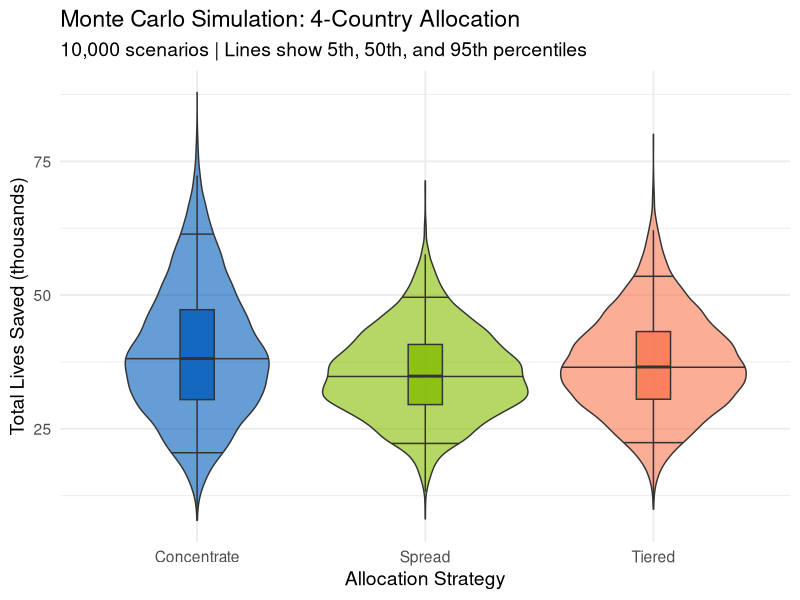
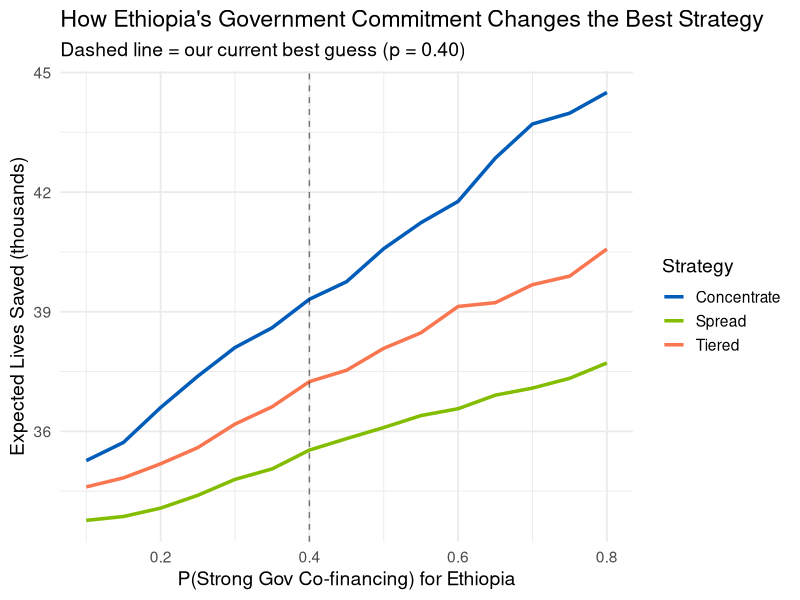

Reproduce these figures in R, in order.
## ---- chunk 1
#| label: setup-countries
#| echo: true

set.seed(42)
n_sims <- 10000

# Four countries with public-data-inspired parameters
countries <- data.frame(
  country    = c("Ethiopia", "Tanzania", "Rwanda", "Nigeria"),
  lives_per_M = c(610, 462, 356, 520),    # expected lives saved per $1M
  sd_per_M    = c(185, 130, 95, 160),      # uncertainty in effectiveness
  p_high_gov  = c(0.40, 0.45, 0.50, 0.30) # P(strong gov co-financing)
)

countries
## ---- chunk 2
#| label: simulate-function
#| echo: true

simulate_outcomes <- function(alloc, countries, n_sims) {
  total_lives <- numeric(n_sims)
  for (i in 1:n_sims) {
    lives <- 0
    for (j in 1:nrow(countries)) {
      # Draw a government co-financing scenario
      gov <- sample(c("High", "Med", "Low"), 1,
                    prob = c(countries$p_high_gov[j],
                             1 - countries$p_high_gov[j] - 0.10,
                             0.10))
      multiplier <- switch(gov, High = 1.0, Med = 0.6, Low = 0.25)

      # Lives saved = allocation share * random effectiveness * multiplier
      lives_j <- alloc[j] *
        rnorm(1, countries$lives_per_M[j], countries$sd_per_M[j]) *
        multiplier
      lives <- lives + max(0, lives_j)
    }
    total_lives[i] <- lives
  }
  total_lives
}
## ---- chunk 3
#| label: compare-strategies
#| echo: true
#| fig-width: 10
#| fig-height: 5

library(ggplot2)

# Three allocation strategies (% of budget to each country)
#                     Ethiopia  Tanzania  Rwanda  Nigeria
strat_concentrate <- c(55,       15,       10,     20)
strat_spread      <- c(25,       25,       25,     25)
strat_tiered      <- c(35,       25,       15,     25)

# Run simulations
sim_conc   <- simulate_outcomes(strat_concentrate, countries, n_sims)
sim_spread <- simulate_outcomes(strat_spread,      countries, n_sims)
sim_tiered <- simulate_outcomes(strat_tiered,      countries, n_sims)

# Combine into a data frame for plotting
sim_df <- data.frame(
  lives    = c(sim_conc, sim_spread, sim_tiered),
  strategy = rep(c("Concentrate", "Spread", "Tiered"), each = n_sims)
)

ggplot(sim_df, aes(x = strategy, y = lives / 1000, fill = strategy)) +
  geom_violin(alpha = 0.6, draw_quantiles = c(0.05, 0.5, 0.95)) +
  geom_boxplot(width = 0.15, alpha = 0.8, outlier.shape = NA) +
  scale_fill_manual(values = c("#005CB9", "#83BD00", "#FA7650")) +
  labs(x = "Allocation Strategy",
       y = "Total Lives Saved (thousands)",
       title = "Monte Carlo Simulation: 4-Country Allocation",
       subtitle = "10,000 scenarios | Lines show 5th, 50th, and 95th percentiles") +
  theme_minimal(base_size = 14) +
  theme(legend.position = "none")
## ---- chunk 4
#| label: sensitivity
#| echo: true
#| fig-width: 10
#| fig-height: 5

library(tidyr)

p_seq <- seq(0.1, 0.8, by = 0.05)
sens_results <- data.frame()

for (p_high in p_seq) {
  countries_mod <- countries
  countries_mod$p_high_gov[1] <- p_high  # vary Ethiopia

  ev_conc <- mean(simulate_outcomes(strat_concentrate, countries_mod, 3000))
  ev_spr  <- mean(simulate_outcomes(strat_spread,      countries_mod, 3000))
  ev_tier <- mean(simulate_outcomes(strat_tiered,       countries_mod, 3000))

  sens_results <- rbind(sens_results, data.frame(
    p_high = p_high,
    Concentrate = ev_conc, Spread = ev_spr, Tiered = ev_tier
  ))
}

sens_long <- pivot_longer(sens_results, cols = -p_high,
                          names_to = "Strategy", values_to = "EV")

ggplot(sens_long, aes(x = p_high, y = EV / 1000, color = Strategy)) +
  geom_line(linewidth = 1.2) +
  geom_vline(xintercept = 0.40, linetype = "dashed", alpha = 0.5) +
  scale_color_manual(values = c("#005CB9", "#83BD00", "#FA7650")) +
  labs(x = "P(Strong Gov Co-financing) for Ethiopia",
       y = "Expected Lives Saved (thousands)",
       title = "How Ethiopia's Government Commitment Changes the Best Strategy",
       subtitle = "Dashed line = our current best guess (p = 0.40)") +
  theme_minimal(base_size = 14)
